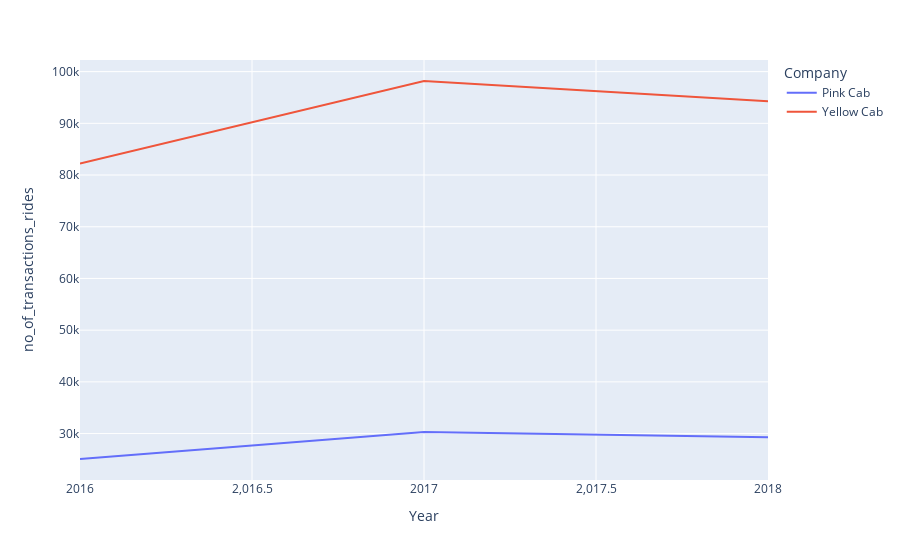

Notebook cell for this chart:
### Code cell
trans_rides_allyears = py.line(x='Year',y='no_of_transactions_rides',data_frame=df_grp_new, color="Company")
trans_rides_allyears.show()

### Figure 1 — Plotly figure (JSON) as saved in the notebook; plotly's stock layout.template omitted (floating-point values rounded to 4 significant figures)
{"data": [{"hovertemplate": "Company=Pink Cab<br>Year=%{x}<br>no_of_transactions_rides=%{y}<extra></extra>", "legendgroup": "Pink Cab", "line": {"color": "#636efa", "dash": "solid"}, "marker": {"symbol": "circle"}, "mode": "lines", "name": "Pink Cab", "orientation": "v", "showlegend": true, "type": "scatter", "x": [2016, 2017, 2018], "xaxis": "x", "y": [25080, 30321, 29310], "yaxis": "y"}, {"hovertemplate": "Company=Yellow Cab<br>Year=%{x}<br>no_of_transactions_rides=%{y}<extra></extra>", "legendgroup": "Yellow Cab", "line": {"color": "#EF553B", "dash": "solid"}, "marker": {"symbol": "circle"}, "mode": "lines", "name": "Yellow Cab", "orientation": "v", "showlegend": true, "type": "scatter", "x": [2016, 2017, 2018], "xaxis": "x", "y": [82239, 98189, 94253], "yaxis": "y"}], "layout": {"legend": {"title": {"text": "Company"}, "tracegroupgap": 0}, "margin": {"t": 60}, "xaxis": {"anchor": "y", "domain": [0, 1], "title": {"text": "Year"}}, "yaxis": {"anchor": "x", "domain": [0, 1], "title": {"text": "no_of_transactions_rides"}}}}
